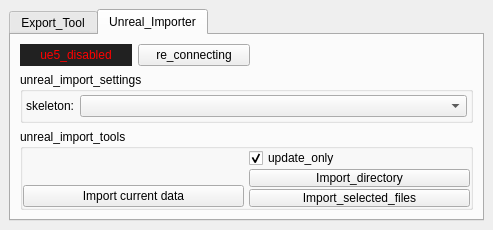
<?xml version="1.0" encoding="UTF-8"?>
<ui version="4.0">
 <class>MainWindow</class>
 <widget class="QMainWindow" name="MainWindow">
  <property name="geometry">
   <rect>
    <x>0</x>
    <y>0</y>
    <width>493</width>
    <height>230</height>
   </rect>
  </property>
  <property name="windowTitle">
   <string>MainWindow</string>
  </property>
  <widget class="QWidget" name="centralwidget">
   <property name="minimumSize">
    <size>
     <width>493</width>
     <height>138</height>
    </size>
   </property>
   <layout class="QHBoxLayout" name="horizontalLayout">
    <item>
     <widget class="QTabWidget" name="anim_gui_tab_widet">
      <property name="currentIndex">
       <number>1</number>
      </property>
      <widget class="QWidget" name="tab_2">
       <attribute name="title">
        <string>Export_Tool</string>
       </attribute>
       <layout class="QVBoxLayout" name="verticalLayout_2">
        <item>
         <widget class="QGroupBox" name="groupBox_2">
          <property name="title">
           <string>BasicExportTool</string>
          </property>
          <layout class="QVBoxLayout" name="verticalLayout_4">
           <property name="leftMargin">
            <number>2</number>
           </property>
           <property name="topMargin">
            <number>2</number>
           </property>
           <property name="rightMargin">
            <number>2</number>
           </property>
           <property name="bottomMargin">
            <number>2</number>
           </property>
           <item>
            <layout class="QHBoxLayout" name="horizontalLayout_7">
             <item>
              <widget class="QLabel" name="label_2">
               <property name="text">
                <string>path：</string>
               </property>
              </widget>
             </item>
             <item>
              <widget class="QLineEdit" name="directory_txt"/>
             </item>
             <item>
              <widget class="QPushButton" name="get_directory_btn">
               <property name="text">
                <string>階層取得</string>
               </property>
              </widget>
             </item>
             <item>
              <widget class="QPushButton" name="export_btn">
               <property name="text">
                <string>エクスポート</string>
               </property>
              </widget>
             </item>
            </layout>
           </item>
           <item>
            <layout class="QHBoxLayout" name="horizontalLayout_2">
             <item>
              <widget class="QLabel" name="label_3">
               <property name="text">
                <string>override_name：</string>
               </property>
              </widget>
             </item>
             <item>
              <widget class="QLineEdit" name="filename_txt"/>
             </item>
             <item>
              <spacer name="horizontalSpacer_2">
               <property name="orientation">
                <enum>Qt::Horizontal</enum>
               </property>
               <property name="sizeHint" stdset="0">
                <size>
                 <width>40</width>
                 <height>20</height>
                </size>
               </property>
              </spacer>
             </item>
            </layout>
           </item>
          </layout>
         </widget>
        </item>
        <item>
         <spacer name="verticalSpacer_3">
          <property name="orientation">
           <enum>Qt::Vertical</enum>
          </property>
          <property name="sizeHint" stdset="0">
           <size>
            <width>20</width>
            <height>40</height>
           </size>
          </property>
         </spacer>
        </item>
        <item>
         <layout class="QVBoxLayout" name="verticalLayout" stretch="0">
          <item>
           <widget class="QGroupBox" name="groupBox">
            <property name="title">
             <string>OtherTools</string>
            </property>
            <layout class="QHBoxLayout" name="horizontalLayout_6">
             <property name="leftMargin">
              <number>2</number>
             </property>
             <property name="topMargin">
              <number>2</number>
             </property>
             <property name="rightMargin">
              <number>2</number>
             </property>
             <property name="bottomMargin">
              <number>2</number>
             </property>
             <item>
              <widget class="QPushButton" name="export_current_directory_btn">
               <property name="text">
                <string>同階層にエクスポート</string>
               </property>
              </widget>
             </item>
             <item>
              <spacer name="horizontalSpacer">
               <property name="orientation">
                <enum>Qt::Horizontal</enum>
               </property>
               <property name="sizeHint" stdset="0">
                <size>
                 <width>40</width>
                 <height>20</height>
                </size>
               </property>
              </spacer>
             </item>
            </layout>
           </widget>
          </item>
         </layout>
        </item>
       </layout>
      </widget>
      <widget class="QWidget" name="tab">
       <attribute name="title">
        <string>Unreal_Importer</string>
       </attribute>
       <layout class="QVBoxLayout" name="verticalLayout_3" stretch="0,1,0">
        <item>
         <layout class="QHBoxLayout" name="horizontalLayout_8" stretch="1,1,2">
          <property name="spacing">
           <number>6</number>
          </property>
          <item>
           <widget class="QLabel" name="ue5_enable_txt">
            <property name="styleSheet">
             <string notr="true">color : #ff0000;
background-color: rgb(33, 33, 33);</string>
            </property>
            <property name="text">
             <string>ue5_disabled</string>
            </property>
            <property name="alignment">
             <set>Qt::AlignCenter</set>
            </property>
            <property name="margin">
             <number>0</number>
            </property>
           </widget>
          </item>
          <item>
           <widget class="QPushButton" name="check_connection_btn">
            <property name="text">
             <string>re_connecting</string>
            </property>
           </widget>
          </item>
          <item>
           <spacer name="horizontalSpacer_3">
            <property name="orientation">
             <enum>Qt::Horizontal</enum>
            </property>
            <property name="sizeHint" stdset="0">
             <size>
              <width>40</width>
              <height>20</height>
             </size>
            </property>
           </spacer>
          </item>
         </layout>
        </item>
        <item>
         <widget class="QGroupBox" name="unreal_import_settings_grpbox">
          <property name="title">
           <string>unreal_import_settings</string>
          </property>
          <layout class="QVBoxLayout" name="verticalLayout_5">
           <property name="leftMargin">
            <number>3</number>
           </property>
           <property name="topMargin">
            <number>3</number>
           </property>
           <property name="rightMargin">
            <number>3</number>
           </property>
           <property name="bottomMargin">
            <number>3</number>
           </property>
           <item>
            <layout class="QHBoxLayout" name="horizontalLayout_4" stretch="0,1">
             <item>
              <widget class="QLabel" name="label_4">
               <property name="text">
                <string>skeleton:</string>
               </property>
              </widget>
             </item>
             <item>
              <widget class="QComboBox" name="skeleton_cmbbox"/>
             </item>
            </layout>
           </item>
          </layout>
         </widget>
        </item>
        <item>
         <widget class="QGroupBox" name="unreal_import_tools_grpbox">
          <property name="title">
           <string>unreal_import_tools</string>
          </property>
          <layout class="QHBoxLayout" name="horizontalLayout_5">
           <property name="spacing">
            <number>5</number>
           </property>
           <property name="leftMargin">
            <number>0</number>
           </property>
           <property name="topMargin">
            <number>0</number>
           </property>
           <property name="rightMargin">
            <number>0</number>
           </property>
           <property name="bottomMargin">
            <number>0</number>
           </property>
           <item>
            <layout class="QHBoxLayout" name="horizontalLayout_3">
             <item>
              <layout class="QVBoxLayout" name="verticalLayout_7" stretch="0,1">
               <item>
                <spacer name="verticalSpacer">
                 <property name="orientation">
                  <enum>Qt::Vertical</enum>
                 </property>
                 <property name="sizeHint" stdset="0">
                  <size>
                   <width>20</width>
                   <height>40</height>
                  </size>
                 </property>
                </spacer>
               </item>
               <item>
                <widget class="QPushButton" name="Import_current_data_btn">
                 <property name="layoutDirection">
                  <enum>Qt::LeftToRight</enum>
                 </property>
                 <property name="text">
                  <string>Import current data</string>
                 </property>
                </widget>
               </item>
              </layout>
             </item>
             <item>
              <layout class="QVBoxLayout" name="verticalLayout_6">
               <property name="spacing">
                <number>2</number>
               </property>
               <item>
                <spacer name="verticalSpacer_2">
                 <property name="orientation">
                  <enum>Qt::Vertical</enum>
                 </property>
                 <property name="sizeHint" stdset="0">
                  <size>
                   <width>20</width>
                   <height>40</height>
                  </size>
                 </property>
                </spacer>
               </item>
               <item>
                <widget class="QCheckBox" name="update_only_cbox">
                 <property name="text">
                  <string>update_only</string>
                 </property>
                 <property name="checked">
                  <bool>true</bool>
                 </property>
                 <property name="tristate">
                  <bool>false</bool>
                 </property>
                </widget>
               </item>
               <item>
                <widget class="QPushButton" name="Import_directory_btn">
                 <property name="text">
                  <string>Import_directory</string>
                 </property>
                </widget>
               </item>
               <item>
                <widget class="QPushButton" name="import_selected_files_btn">
                 <property name="text">
                  <string>Import_selected_files</string>
                 </property>
                </widget>
               </item>
              </layout>
             </item>
            </layout>
           </item>
          </layout>
         </widget>
        </item>
       </layout>
      </widget>
     </widget>
    </item>
   </layout>
  </widget>
 </widget>
 <resources/>
 <connections/>
</ui>
